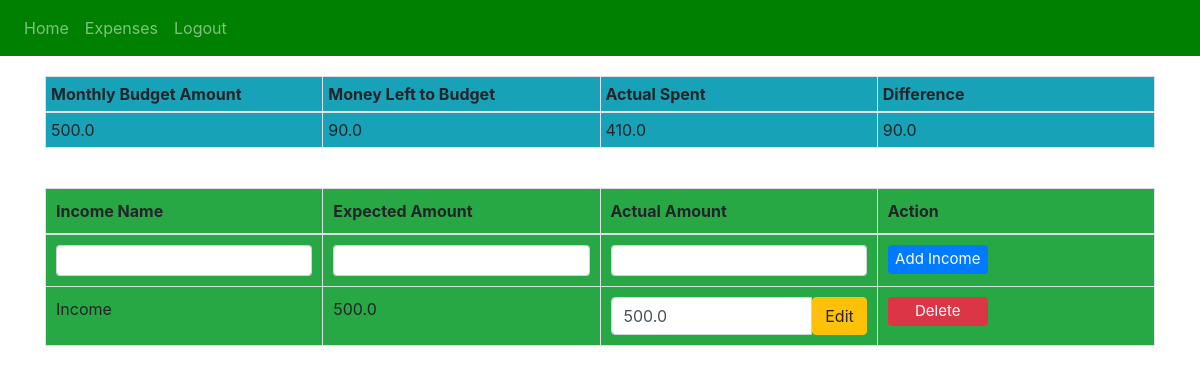
The page / (signed in) on the database as committed earlier.
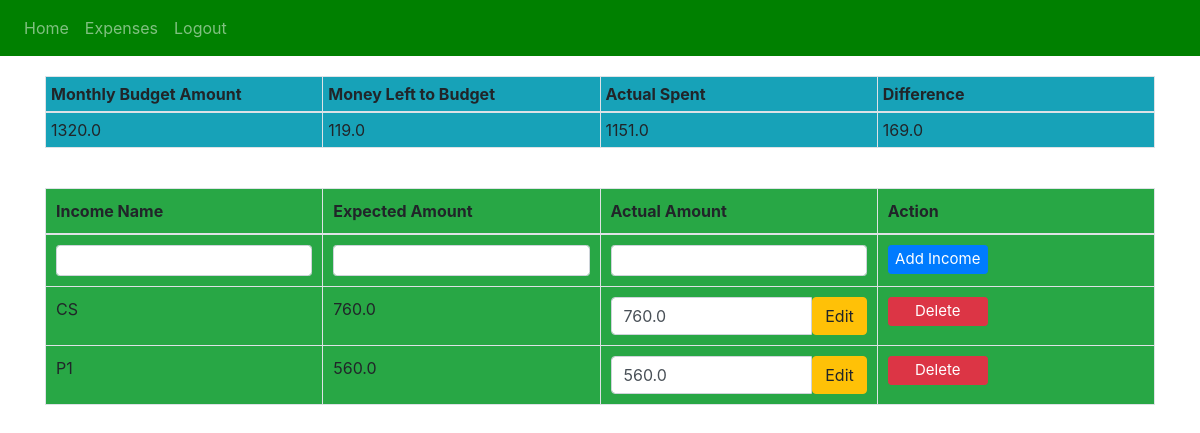
The same page on the database as committed later.
### website/models.py (models this page shows)
class Income(db.Model):
    id = db.Column(db.Integer, primary_key=True)
    income_name = db.Column(db.String(150))
    expected_income = db.Column(db.Float)
    actual_income = db.Column(db.Float)
    date = db.Column(db.DateTime(timezone=True), default=func.now())
    user_id = db.Column(db.Integer, db.ForeignKey('user.id'))

### website/views.py (the view)
@views.route('/', methods=['GET', 'POST'])
@login_required
def home():
    if request.method == 'POST':
        if 'expenseName' in request.form:
            addExpense()
        if 'incomeName' in request.form:
            addIncome()
    return render_template(
        "home.html",
        user=current_user,
        total_income=current_user.get_total_income(),
        remaining_to_budget=current_user.get_remaining_to_budget(),
        actual_spent=current_user.get_actual_spent(),
        difference=current_user.get_difference()
    )

### website/__init__.py (called while the page is built)
def create_app():
    app = Flask(__name__)
    app.config['SECRET_KEY'] = 'alhgaklgdakd jakhgakaggaae'
    app.config['SQLALCHEMY_DATABASE_URI'] = f'sqlite:///{DB_NAME}'
    db.init_app(app)
    from .views import views
    from .auth import auth
    app.register_blueprint(views, url_prefix='/')
    app.register_blueprint(auth, url_prefix='/')
    from .models import User, Expense, Income
    with app.app_context():
        db.create_all()
    login_manager = LoginManager()
    login_manager.login_view = 'auth.login'
    login_manager.init_app(app)
    @login_manager.user_loader
    def load_user(id):
        return User.query.get(int(id))
    return app

### website/models.py (called while the page is built)
    def get_total_income(self):
        return sum(income.expected_income for income in self.incomes)

    def get_total_actual_income(self):
        return sum(income.actual_income for income in self.incomes)

    def get_total_expenses(self):
        return sum(expense.expected_expense for expense in self.expenses)

    def get_remaining_to_budget(self):
        return self.get_total_income() - self.get_total_expenses()

    def get_actual_spent(self):
        return sum(expense.actual_expense for expense in self.expenses)

### website/templates/home.html (shortened to what this page needs)
{% extends "base.html" %}
{% block content %}
<div id="tableContainer">
    <table class="table table-bordered" id="budgetTable">
        <thead>
            <tr>
                <th class="bg-info">Monthly Budget Amount</th>
                <th class="bg-info">Money Left to Budget</th>
                <th class="bg-info">Actual Spent</th>
                <th class="bg-info">Difference</th>
            </tr>
        </thead>
        <tbody>
            <tr>
                <td class="bg-info">{{ total_income }}</td>
                <td class="bg-info">{{ remaining_to_budget }}</td>
                <td class="bg-info">{{ actual_spent }}</td>
                <td class="bg-info">{{ difference }}</td>
            </tr>
        </tbody>
    </table>
</div>
<div id="tableContainer">
<table class="table table-bordered" id="incomeTable">
    <thead>
        <tr>
            <th class="bg-success">Income Name</th>
            <th class="bg-success">Expected Amount</th>
            <th class="bg-success">Actual Amount</th>
            <th class="bg-success">Action</th>
        </tr>
    </thead>
    <tbody>
            <tr>
                <form method="POST">
                    <td class="bg-success">
                        <input class="form-control form-control-sm" type="text" id="incomeName" name="incomeName" required>
                    </td>
                    <td class="bg-success">
                        <input class="form-control form-control-sm" type="number" step="0.01" id="expectedIncome" name="expectedIncome" required>
                    </td>
                    <td class="bg-success">
                        <input class="form-control form-control-sm" type="number" step="0.01" id="actualIncome" name="actualIncome" required>
                    </td>
                    <td class="bg-success">
                        <button type="submit" class="btn btn-primary btn-sm btn-custom">Add Income</button>
                    </td>
                </form>
            </tr>
        {% for income in user.incomes %}
        <tr>
            <td class="bg-success">{{ income.income_name }}</td>
            <td class="bg-success">{{ income.expected_income }}</td>
            <td class="bg-success">
            	<form id="form-{{ income.id }}" method="POST">
                    <div class="input-group">
                        <input type="number" class="form-control" name="actualIncome" value="{{ income.actual_income }}" aria-describedby="button-addon2" required>
                    	<button class="btn btn-warning" type="button" id="button-addon2" onClick="updateIncome({{ income.id }})">Edit</button>
                   </div>
                </form>
	        </td>
            <td class="bg-success">
                <button type="button" class="btn btn-danger btn-sm btn-custom" onClick="deleteIncome({{ income.id }})">Delete</button>
            </td>
        </tr>
        {% endfor %}
    </tbody>
</table>
</div>
{% endblock %}

Rows that differ between the two databases and show on the page:
changed Income (number 1 of 2 on the later page): income_name "Income" → "CS"; expected_income "500.0" → "760.0"; actualIncome "500.0" → "760.0"
added Income: income_name "P1", expected_income "560.0", actualIncome "560.0"
Other text that changed with them:
{{ total_income }}: "500.0" → "1320.0"
{{ remaining_to_budget }}: "90.0" → "119.0"
{{ actual_spent }}: "410.0" → "1151.0"
{{ difference }}: "90.0" → "169.0"
